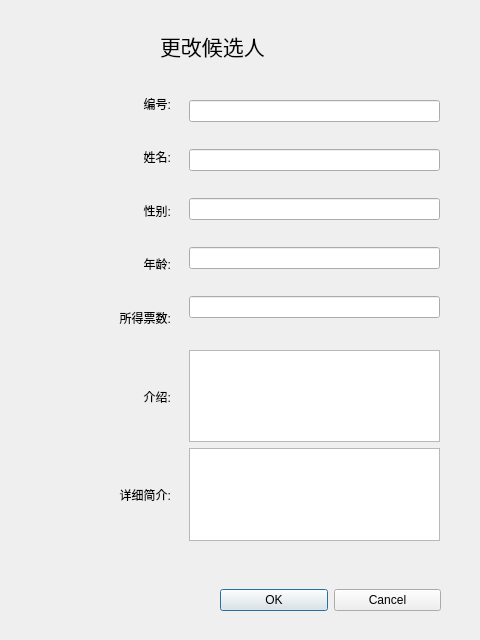
<?xml version="1.0" encoding="UTF-8"?>
<ui version="4.0">
 <class>UpdatePersonDialog</class>
 <widget class="QDialog" name="UpdatePersonDialog">
  <property name="geometry">
   <rect>
    <x>0</x>
    <y>0</y>
    <width>480</width>
    <height>640</height>
   </rect>
  </property>
  <property name="windowTitle">
   <string>Dialog</string>
  </property>
  <widget class="QLabel" name="label">
   <property name="geometry">
    <rect>
     <x>160</x>
     <y>30</y>
     <width>151</width>
     <height>31</height>
    </rect>
   </property>
   <property name="font">
    <font>
     <pointsize>16</pointsize>
    </font>
   </property>
   <property name="text">
    <string>更改候选人</string>
   </property>
  </widget>
  <widget class="QWidget" name="verticalLayoutWidget">
   <property name="geometry">
    <rect>
     <x>30</x>
     <y>80</y>
     <width>141</width>
     <height>261</height>
    </rect>
   </property>
   <layout class="QVBoxLayout" name="verticalLayout">
    <item>
     <widget class="QLabel" name="label_3">
      <property name="text">
       <string>编号:</string>
      </property>
      <property name="alignment">
       <set>Qt::AlignRight|Qt::AlignTrailing|Qt::AlignVCenter</set>
      </property>
     </widget>
    </item>
    <item>
     <widget class="QLabel" name="label_2">
      <property name="text">
       <string>姓名:</string>
      </property>
      <property name="alignment">
       <set>Qt::AlignRight|Qt::AlignTrailing|Qt::AlignVCenter</set>
      </property>
     </widget>
    </item>
    <item>
     <widget class="QLabel" name="label_4">
      <property name="text">
       <string>性别:</string>
      </property>
      <property name="alignment">
       <set>Qt::AlignRight|Qt::AlignTrailing|Qt::AlignVCenter</set>
      </property>
     </widget>
    </item>
    <item>
     <widget class="QLabel" name="label_5">
      <property name="text">
       <string>年龄:</string>
      </property>
      <property name="alignment">
       <set>Qt::AlignRight|Qt::AlignTrailing|Qt::AlignVCenter</set>
      </property>
     </widget>
    </item>
    <item>
     <widget class="QLabel" name="label_6">
      <property name="text">
       <string>所得票数:</string>
      </property>
      <property name="alignment">
       <set>Qt::AlignRight|Qt::AlignTrailing|Qt::AlignVCenter</set>
      </property>
     </widget>
    </item>
   </layout>
  </widget>
  <widget class="QWidget" name="verticalLayoutWidget_2">
   <property name="geometry">
    <rect>
     <x>189</x>
     <y>79</y>
     <width>251</width>
     <height>261</height>
    </rect>
   </property>
   <layout class="QVBoxLayout" name="verticalLayout_2">
    <item>
     <widget class="QLineEdit" name="lineEdit"/>
    </item>
    <item>
     <widget class="QLineEdit" name="lineEdit_2"/>
    </item>
    <item>
     <widget class="QLineEdit" name="lineEdit_3"/>
    </item>
    <item>
     <widget class="QLineEdit" name="lineEdit_4"/>
    </item>
    <item>
     <widget class="QLineEdit" name="lineEdit_5"/>
    </item>
   </layout>
  </widget>
  <widget class="QWidget" name="verticalLayoutWidget_3">
   <property name="geometry">
    <rect>
     <x>30</x>
     <y>350</y>
     <width>141</width>
     <height>191</height>
    </rect>
   </property>
   <layout class="QVBoxLayout" name="verticalLayout_3">
    <item>
     <widget class="QLabel" name="label_8">
      <property name="text">
       <string>介绍:</string>
      </property>
      <property name="alignment">
       <set>Qt::AlignRight|Qt::AlignTrailing|Qt::AlignVCenter</set>
      </property>
     </widget>
    </item>
    <item>
     <widget class="QLabel" name="label_7">
      <property name="text">
       <string>详细简介:</string>
      </property>
      <property name="alignment">
       <set>Qt::AlignRight|Qt::AlignTrailing|Qt::AlignVCenter</set>
      </property>
     </widget>
    </item>
   </layout>
  </widget>
  <widget class="QWidget" name="verticalLayoutWidget_4">
   <property name="geometry">
    <rect>
     <x>189</x>
     <y>350</y>
     <width>251</width>
     <height>191</height>
    </rect>
   </property>
   <layout class="QVBoxLayout" name="verticalLayout_4">
    <item>
     <widget class="QTextEdit" name="textEdit"/>
    </item>
    <item>
     <widget class="QTextEdit" name="textEdit_2"/>
    </item>
   </layout>
  </widget>
  <widget class="QWidget" name="horizontalLayoutWidget">
   <property name="geometry">
    <rect>
     <x>220</x>
     <y>580</y>
     <width>221</width>
     <height>41</height>
    </rect>
   </property>
   <layout class="QHBoxLayout" name="horizontalLayout">
    <item>
     <widget class="QPushButton" name="pushButton">
      <property name="text">
       <string>OK</string>
      </property>
     </widget>
    </item>
    <item>
     <widget class="QPushButton" name="pushButton_2">
      <property name="text">
       <string>Cancel</string>
      </property>
     </widget>
    </item>
   </layout>
  </widget>
 </widget>
 <resources/>
 <connections/>
</ui>
